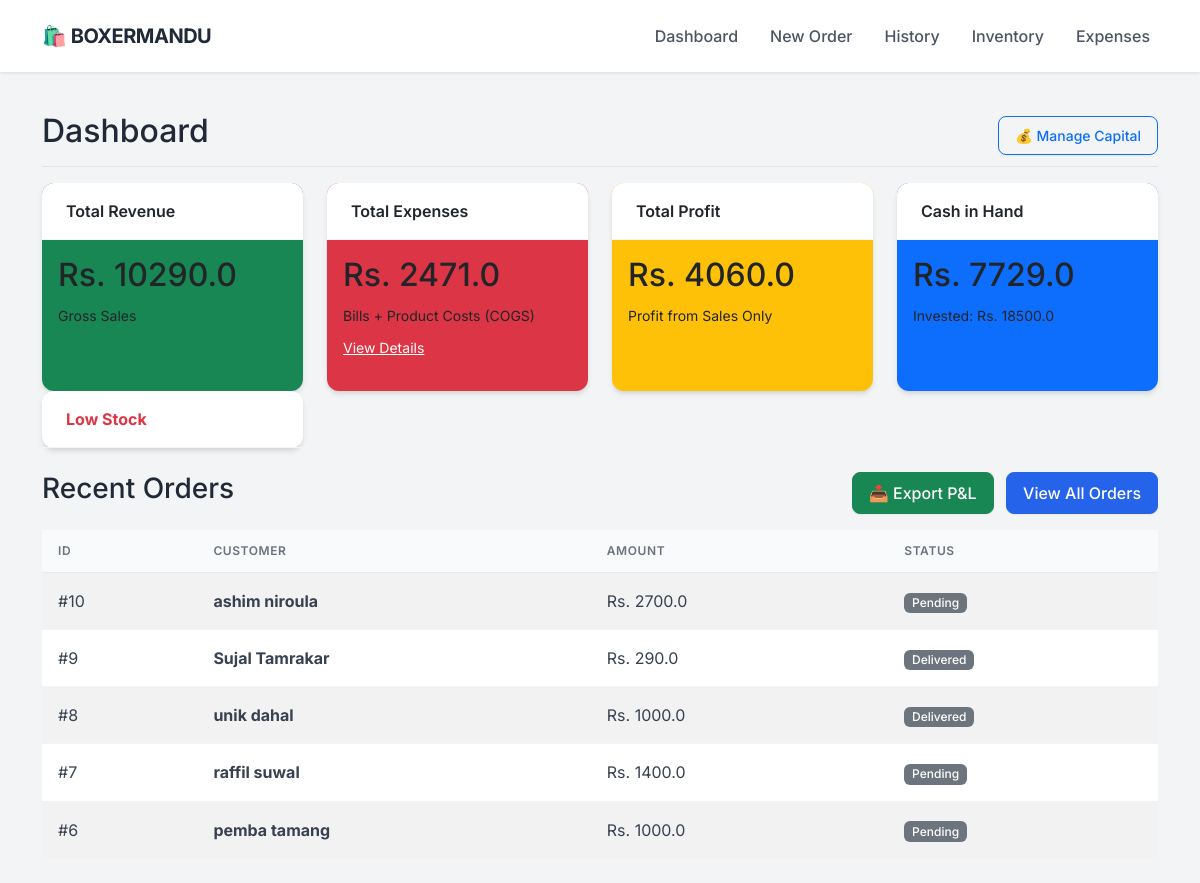
Before: / with the older database file.
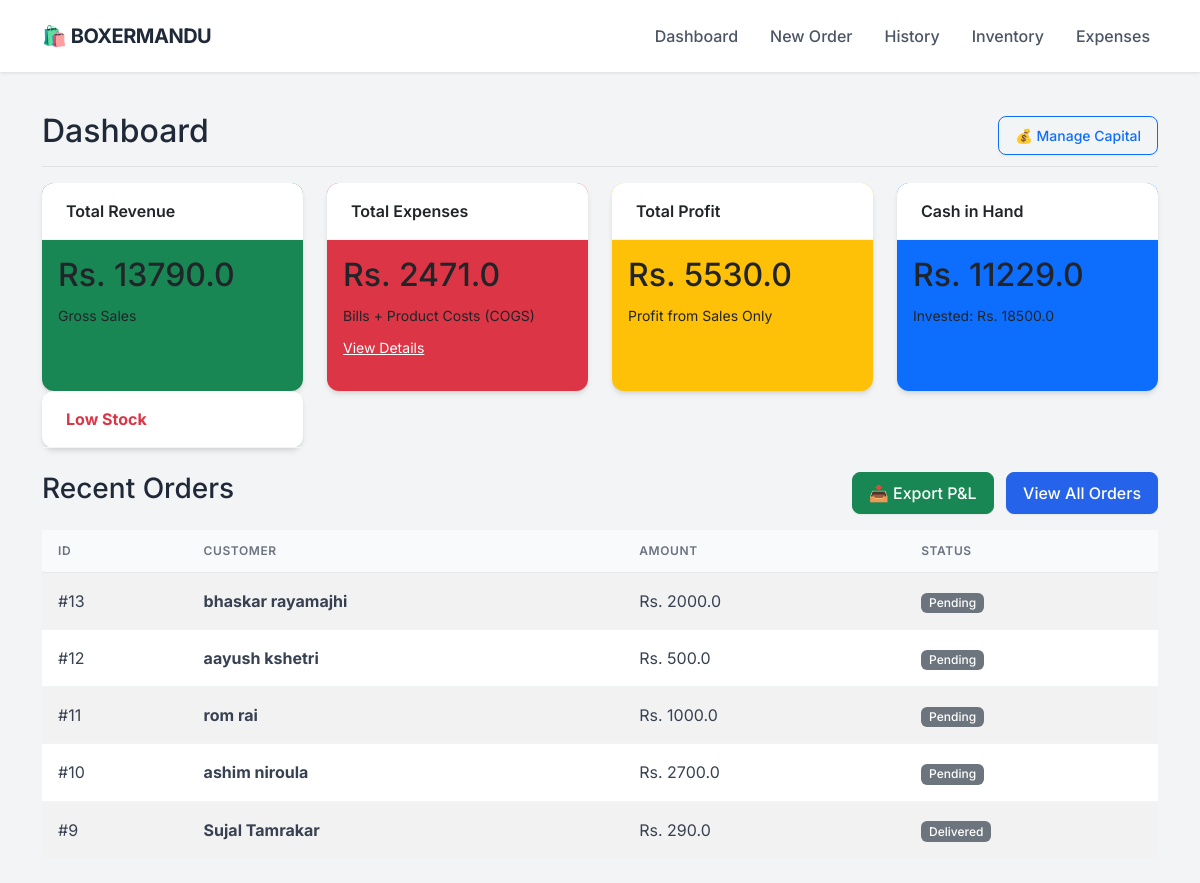
After: the same page with the newer database file.
### app.py (models this page shows)
class Order(db.Model):
    id = db.Column(db.Integer, primary_key=True)
    customer_name = db.Column(db.String(100), nullable=False)
    phone = db.Column(db.String(20), nullable=False)
    address = db.Column(db.String(200), nullable=True)
    date = db.Column(db.DateTime, default=datetime.utcnow)
    total_amount = db.Column(db.Float, default=0.0)
    profit = db.Column(db.Float, default=0.0)
    status = db.Column(db.String(20), default='Pending')
    items = db.relationship('OrderItem', backref='order', lazy=True)

### app.py (the view)
@app.route('/')
def dashboard():
    total_investment = db.session.query(db.func.sum(Investment.amount)).scalar() or 0
    total_sales = db.session.query(db.func.sum(Order.total_amount)).scalar() or 0
    manual_expenses = db.session.query(db.func.sum(Expense.amount)).scalar() or 0
    current_inventory_cost = 0
    products = Product.query.all()
    for p in products:
        current_inventory_cost += (p.stock * p.cost_price)
    gross_profit = db.session.query(db.func.sum(Order.profit)).scalar() or 0
    cost_of_sold_goods = total_sales - gross_profit
    total_product_spend = current_inventory_cost + cost_of_sold_goods
    cash_in_hand = (total_investment + total_sales) - (total_product_spend + manual_expenses)
    net_profit = gross_profit # As you requested previously (Sales Profit only)
    recent_orders = Order.query.order_by(Order.date.desc()).limit(5).all()
    low_stock = Product.query.filter(Product.stock < 2, Product.stock > 0).all()
    out_of_stock = Product.query.filter(Product.stock == 0).all()
    investments = Investment.query.order_by(Investment.date.desc()).all()
    return render_template('dashboard.html',
                           sales=total_sales,
                           gross_profit=gross_profit,
                           expenses=manual_expenses,
                           net_profit=net_profit,
                           cash_in_hand=cash_in_hand, # <--- NEW DATA
                           total_investment=total_investment, # <--- NEW DATA
                           orders=recent_orders,
                           investments=investments,
                           low_stock=low_stock,
                           out_of_stock=out_of_stock)

### templates/dashboard.html (shortened to what this page needs)
{% extends "layout.html" %}
{% block content %}
<div class="d-flex justify-content-between flex-wrap flex-md-nowrap align-items-center pt-3 pb-2 mb-3 border-bottom">
    <h1 class="h2">Dashboard</h1>
    <div class="btn-toolbar mb-2 mb-md-0">
        <button type="button" class="btn btn-sm btn-outline-primary" data-bs-toggle="modal" data-bs-target="#investmentHistoryModal">
    💰 Manage Capital
</button>
    </div>
</div>
<div class="row mb-4">
    <div class="col-md-3">
        <div class="card text-dark bg-success mb-3 h-100">
            <div class="card-header">Total Revenue</div>
            <div class="card-body">
                <h2 class="card-title">Rs. {{ sales }}</h2>
                <small>Gross Sales</small>
            </div>
        </div>
    </div>
    <div class="col-md-3">
        <div class="card text-dark bg-danger mb-3 h-100">
            <div class="card-header">Total Expenses</div>
            <div class="card-body">
                <h2 class="card-title">Rs. {{ expenses }}</h2>
                <small>Bills + Product Costs (COGS)</small> <div class="mt-2">
                    <a href="/expenses" class="text-white text-decoration-underline small">View Details</a>
                </div>
            </div>
        </div>
    </div>
    <div class="col-md-3">
        <div class="card text-dark bg-warning mb-3 h-100">
            <div class="card-header">Total Profit</div>
            <div class="card-body">
                <h2 class="card-title">Rs. {{ net_profit }}</h2>
                <small>Profit from Sales Only</small>
            </div>
        </div>
    </div>
    <div class="col-md-3">
        <div class="card text-dark bg-primary mb-3 h-100">
            <div class="card-header">Cash in Hand</div>
            <div class="card-body">
                <h2 class="card-title">Rs. {{ cash_in_hand }}</h2>
                <small>Invested: Rs. {{ total_investment }}</small>
            </div>
        </div>
    </div>
    <div class="col-md-3">
        <div class="card border-danger h-100">
            <div class="card-header bg-transparent text-danger fw-bold">Low Stock</div>
        </div>
    </div>
</div>
<div class="d-flex justify-content-between align-items-center mb-3">
    <h3>Recent Orders</h3>
    <div>
        <a href="/export_excel" class="btn btn-success me-2">📥 Export P&L</a>
        <a href="/orders" class="btn btn-primary">View All Orders</a>
    </div>
</div>
<table class="table table-striped bg-white align-middle">
    <thead>
        <tr>
            <th>ID</th>
            <th>Customer</th>
            <th>Amount</th>
            <th>Status</th>
        </tr>
    </thead>
    <tbody>
        {% for order in orders %}
        <tr>
            <td>#{{ order.id }}</td>
            <td><strong>{{ order.customer_name }}</strong></td>
            <td>Rs. {{ order.total_amount }}</td>
            <td><span class="badge bg-secondary">{{ order.status }}</span></td>
        </tr>
        {% endfor %}
    </tbody>
</table>
{% endblock %}

Changed rows visible on the page:
no longer on this page (row unchanged): Order: id "8", customer_name "unik dahal", total_amount "1000.0", status "Delivered"
no longer on this page (row unchanged): Order: id "7", customer_name "raffil suwal", total_amount "1400.0", status "Pending"
no longer on this page (row unchanged): Order: id "6", customer_name "pemba tamang", total_amount "1000.0", status "Pending"
added Order: id "13", customer_name "bhaskar rayamajhi", total_amount "2000.0", status "Pending"
added Order: id "12", customer_name "aayush kshetri", total_amount "500.0", status "Pending"
added Order: id "11", customer_name "rom rai", total_amount "1000.0", status "Pending"
Other visible differences:
{{ sales }}: "10290.0" → "13790.0"
{{ net_profit }}: "4060.0" → "5530.0"
{{ cash_in_hand }}: "7729.0" → "11229.0"
